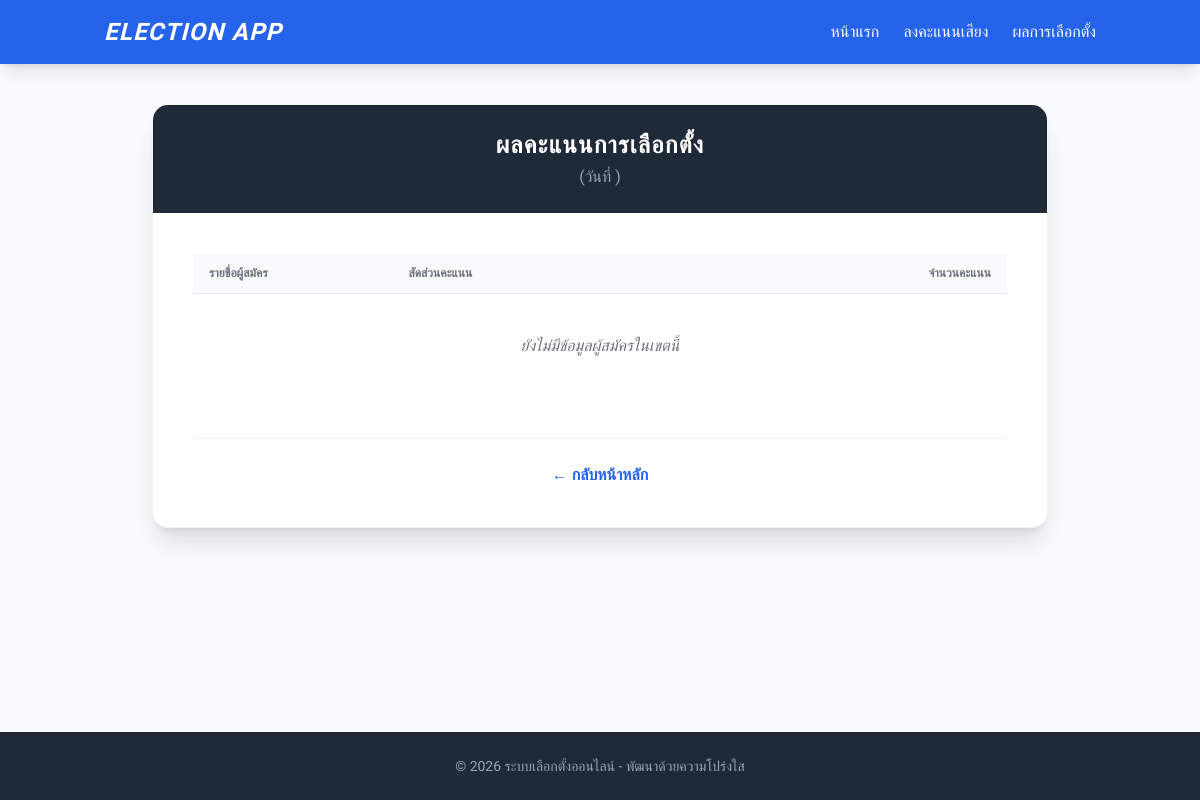
/results/, run on an earlier commit of the app's database.
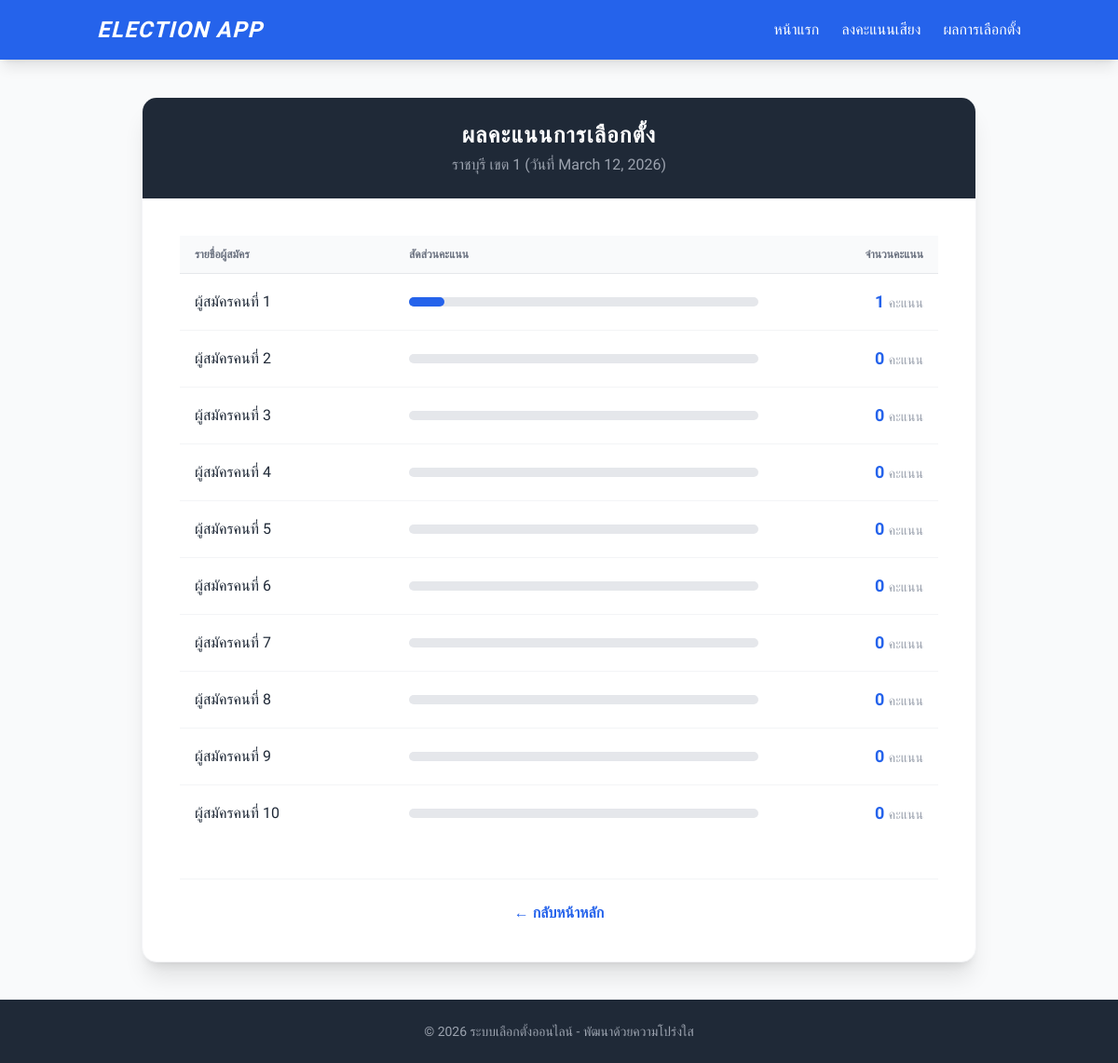
And on a later commit of the database.
### election_app/models.py (models this page shows)
class Election(models.Model):
    name = models.CharField(max_length=255)
    date = models.DateField()

class Candidate(models.Model):
    name = models.CharField(max_length=255)
    election = models.ForeignKey(Election, on_delete=models.CASCADE)

### election_app/views.py (the view, shortened to what this page needs)
# urls.py: path('results/', views.results, name='results'),
def results(request):
    election = Election.objects.first()
    candidates = Candidate.objects.filter(election=election).annotate(total_votes=Count('vote')).order_by('-total_votes')
    success_message = False
    context = {
        'election': election,
        'candidates': candidates,
        'success_message': success_message
    }
    return render(request, 'results.html', context)
    return render(request, 'results.html')

### election_app/templates/results.html (shortened to what this page needs)
{% extends 'base.html' %}
{% block content %}
    <div class="bg-white rounded-2xl shadow-xl overflow-hidden border border-gray-100">
        <div class="bg-gray-800 px-6 py-6 text-center">
            <h2 class="text-2xl font-bold text-white uppercase tracking-wider">ผลคะแนนการเลือกตั้ง</h2>
            <p class="text-gray-400 mt-1">{{ election.name }} (วันที่ {{ election.date }})</p>
        </div>
        <div class="p-6 md:p-10">
            <div class="overflow-x-auto">
                <table class="w-full text-left border-collapse">
                    <thead>
                        <tr class="text-gray-500 uppercase text-xs font-semibold bg-gray-50">
                            <th class="px-4 py-3 border-b">รายชื่อผู้สมัคร</th>
                            <th class="px-4 py-3 border-b w-1/2">สัดส่วนคะแนน</th>
                            <th class="px-4 py-3 border-b text-right">จำนวนคะแนน</th>
                        </tr>
                    </thead>
                    <tbody class="divide-y divide-gray-100">
                        {% for candidate in candidates %}
                        <tr class="hover:bg-gray-50 transition">
                            <td class="px-4 py-4 font-medium text-gray-800">
                                {{ candidate.name }}
                            </td>
                            <td class="px-4 py-4">
                                <div class="w-full bg-gray-200 rounded-full h-2.5">
                                    <div class="bg-blue-600 h-2.5 rounded-full" style="width: {% if candidate.total_votes > 0 %}{{ candidate.total_votes }}0%{% else %}0%{% endif %}"></div>
                                </div>
                            </td>
                            <td class="px-4 py-4 text-right font-bold text-blue-600 text-lg">
                                {{ candidate.total_votes }} <span class="text-sm font-normal text-gray-400">คะแนน</span>
                            </td>
                        </tr>
                        {% empty %}
                        <tr>
                            <td colspan="3" class="px-4 py-10 text-center text-gray-500 italic">
                                ยังไม่มีข้อมูลผู้สมัครในเขตนี้
                            </td>
                        </tr>
                        {% endfor %}
                    </tbody>
                </table>
            </div>
            <div class="mt-10 pt-6 border-t border-gray-100 text-center">
                <a href="{% url 'home' %}" class="inline-block text-blue-600 hover:text-blue-800 font-semibold transition">
                    &larr; กลับหน้าหลัก
                </a>
            </div>
        </div>
    </div>
{% endblock %}

### election_app/templates/base.html (shortened to what this page needs)
{% load static %}
<!DOCTYPE html>
<html lang="th">
<head>
    <script src="https://cdn.tailwindcss.com"></script>
</head>
<body class="bg-gray-50 min-h-screen flex flex-col">
    <header class="bg-blue-600 text-white shadow-lg">
        <div class="container mx-auto px-4 py-4 flex flex-col md:flex-row justify-between items-center">
            <h1 class="text-2xl font-bold mb-4 md:mb-0 italic tracking-wider">
                <a href="{% url 'home' %}">ELECTION APP</a>
            </h1>
            <nav>
                <ul class="flex space-x-6 text-sm md:text-base font-medium">
                    <li><a href="{% url 'home' %}" class="hover:text-blue-200 transition">หน้าแรก</a></li>
                    <li><a href="{% url 'vote' %}" class="hover:text-blue-200 transition">ลงคะแนนเสียง</a></li>
                    <li><a href="{% url 'results' %}" class="hover:text-blue-200 transition">ผลการเลือกตั้ง</a></li>
                </ul>
            </nav>
        </div>
    </header>
    <main class="container mx-auto px-4 py-10 flex-grow">
        <div class="max-w-4xl mx-auto">
            {% block content %}
            {% endblock %}
        </div>
    </main>
    <footer class="bg-gray-800 text-white py-6 mt-auto">
        <div class="container mx-auto px-4 text-center">
            <p class="text-gray-400 text-sm">&copy; 2026 ระบบเลือกตั้งออนไลน์ - พัฒนาด้วยความโปร่งใส</p>
        </div>
    </footer>
</body>
</html>

### election_app/templates/base.html (style rules this page uses)
body { font-family: 'Kanit', sans-serif; }

What changed in the data, as far as the page shows it:
added Election: name "ราชบุรี เขต 1", date "March 12, 2026"
added Candidate: name "ผู้สมัครคนที่ 1", total_votes "1"
added Candidate: name "ผู้สมัครคนที่ 2", total_votes "0"
added Candidate: name "ผู้สมัครคนที่ 3", total_votes "0"
added Candidate: name "ผู้สมัครคนที่ 4", total_votes "0"
added Candidate: name "ผู้สมัครคนที่ 5", total_votes "0"
added Candidate: name "ผู้สมัครคนที่ 6", total_votes "0"
added Candidate: name "ผู้สมัครคนที่ 7", total_votes "0"
added Candidate: name "ผู้สมัครคนที่ 8", total_votes "0"
added Candidate: name "ผู้สมัครคนที่ 9", total_votes "0"
added Candidate: name "ผู้สมัครคนที่ 10", total_votes "0"
Also different on the page:
text no longer shown: "ยังไม่มีข้อมูลผู้สมัครในเขตนี้"
